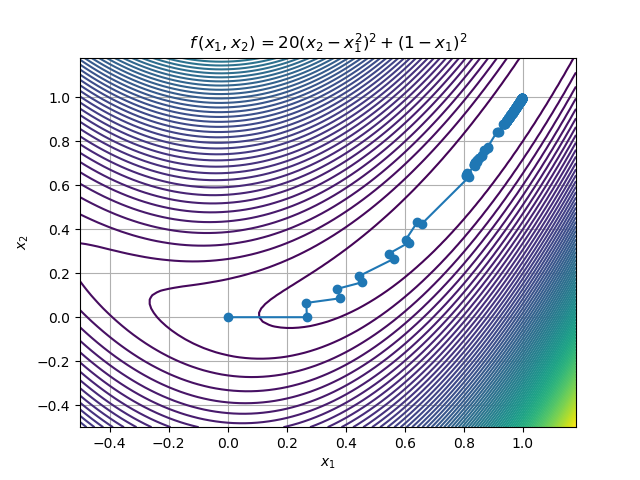

This chart was generated by the following Python code:
#Numerical Opptimization of Rosenbrock Function
#Using Gradient Descent Algorithm 
import matplotlib.pyplot as plt
import numpy as np
from numpy import linalg as lp


#Function to calculate Gradient of given function
#Using Forward Difference Method
def grad(x):                    
    value = np.zeros(len(x))    
    xd = x.copy()
    h = 10**-6
    for j in range(len(x)):
        xd[j] = x[j] + h
        value[j] = (func(xd) - func(x))/h
        xd = x.copy()
    return value
 
#Function for calculating Function Value 
def func(x):                     
    return 20*(x[1] - x[0]**2)**2 + (1 - x[0])**2

#Step_size calcualtion for each iteration
#Using Back-Tracking line search method 
def step_size(x):                 
    alpha = 1                    
    beta = 0.8
    while func(x - alpha*grad(x)) > (func(x) - 0.5*alpha*lp.norm(grad(x))**2):
        alpha *= beta
    return alpha
    
x = [0, 0] #initialization for the iterations
x1 = np.array([])
x2 = np.array([])
tol = 10**-7 #Tolerence Value to stop the iteration loop 
pre = -100
k = 0        
print("Initial Guess: ", x)

#Gradient-Descent Algorithm
while abs(func(x) - pre) > tol:
    pre = func(x)
    x1 = np.append(x1, x[0])
    x2 = np.append(x2, x[1])
    alpha = step_size(x)
    x -= alpha*grad(x)  #Gradient-Descent Algorithm
    k += 1
    
print("Function Value: ", func(x), "at x = ", x, "in", k, "iterations")
print("For Tolerence Value: ", tol)

#Contour Plots
x = np.arange(-0.5, 1.2, 0.02)
y = np.arange(-0.5, 1.2, 0.02)
X, Y = np.meshgrid(x, y)
Z = 20*(Y - X**2)**2 + (1 - X)**2
plt.contour(X, Y, Z, 100)
plt.plot(x1, x2, 'o-')
plt.xlabel("$x_1$")
plt.ylabel("$x_2$")
plt.title("$f\,(x_1, x_2) \,= 20(x_2 - x_1^2)^2 + (1 - x_1)^2 $")
plt.grid(True)
plt.show()
